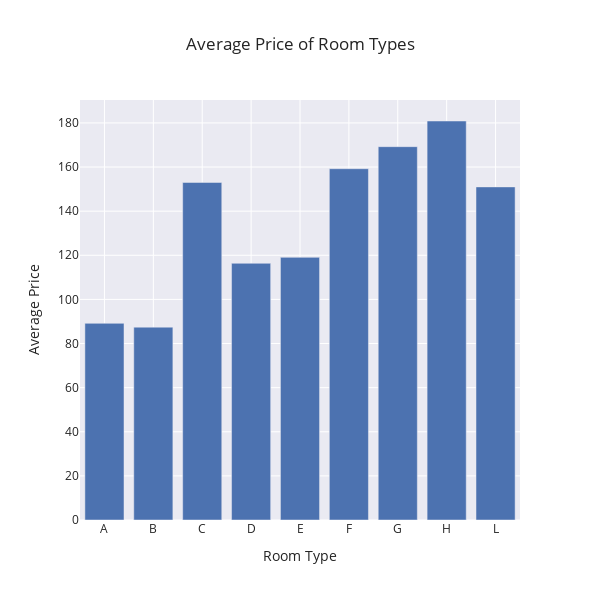

Notebook code for this chart:
### Code cell
# How much do guests pay for a room per night?
df_guest = df[df['is_canceled'] == 0]
# create a bar graph where y axis is the average adr and x axis is the reserved
# room type
fig = px.bar(
    df_guest,
    y=df_guest.groupby(['reserved_room_type'])['adr'].mean().values,
    x=df_guest.groupby(['reserved_room_type'])['adr'].mean().index,
    title='Average Price of Room Types',
    template='seaborn',
    width=600,
    height=600
)

fig.update_xaxes(title_text='Room Type')
fig.update_yaxes(title_text='Average Price')

fig.show()

### Figure 1 — Plotly figure (JSON) as saved in the notebook; plotly's stock layout.template omitted (floating-point values rounded to 4 significant figures)
{"data": [{"alignmentgroup": "True", "hovertemplate": "x=%{x}<br>y=%{y}<extra></extra>", "legendgroup": "", "marker": {"color": "rgb(76,114,176)", "pattern": {"shape": ""}}, "name": "", "offsetgroup": "", "orientation": "v", "showlegend": false, "textposition": "auto", "type": "bar", "x": ["A", "B", "C", "D", "E", "F", "G", "H", "L"], "xaxis": "x", "y": [89.16, 87.42, 153.0, 116.4, 119.1, 159.2, 169.2, 180.9, 151], "yaxis": "y"}], "layout": {"barmode": "relative", "height": 600, "legend": {"tracegroupgap": 0}, "title": {"text": "Average Price of Room Types"}, "width": 600, "xaxis": {"anchor": "y", "domain": [0, 1], "title": {"text": "Room Type"}}, "yaxis": {"anchor": "x", "domain": [0, 1], "title": {"text": "Average Price"}}}}
